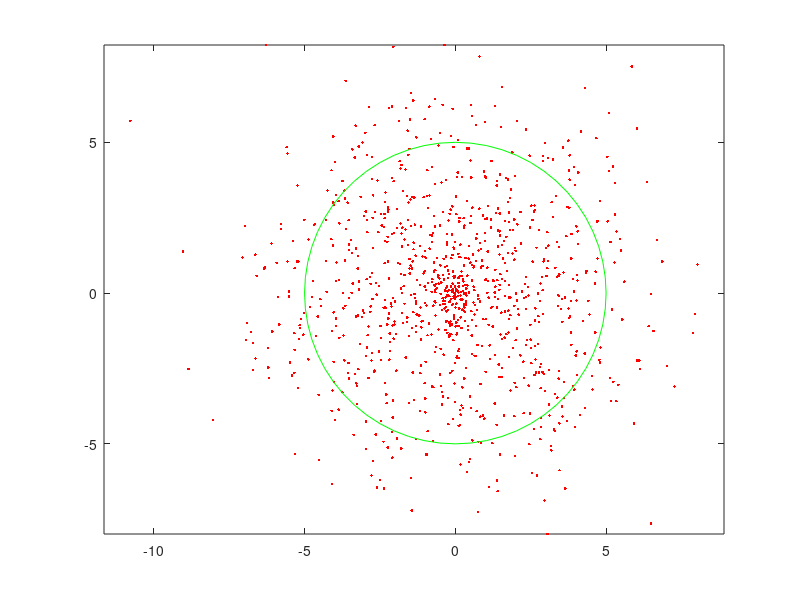

MATLAB code for this plot:

clear all
dim = 2
N = 1000
R = 5;
c = 0.05;

Dir = randn(N,dim);
Norm = sqrt(sum(Dir.^2,2));


E = exp(c*R^2)*erfc(R*sqrt(c))*sqrt(pi/c)/2
S = 1*R + E;

Rand = rand(N,1);
Rad = zeros(N,1);
FromUniIdx = find(Rand < R/S);
FromNormIdx = find(Rand >= R/S);
Rad(FromUniIdx) = Rand(FromUniIdx) * S;
Rad(FromNormIdx) = erfcinv((1 - Rand(FromNormIdx))*S*exp(-c*R^2)*2/sqrt(pi/c))/sqrt(c);
hold off
plot(Rad(FromUniIdx), ones(length(Rad(FromUniIdx)),1), 'r.'); hold on
plot(Rad(FromNormIdx), ones(length(Rad(FromNormIdx)),1), 'b.');

Data = Dir ./ (Norm./Rad * ones(1,dim));

hold off
plot(Data(:,1), Data(:,2), 'r.')
rectangle('Position',[-R, -R, 2*R, 2*R],'Curvature',[1,1],'EdgeColor','g')
axis equal